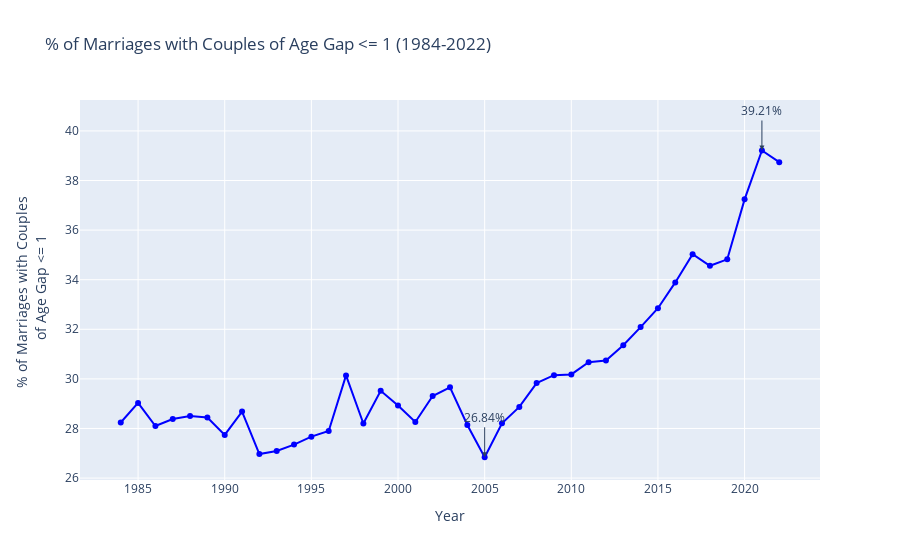

Notebook source saved alongside this figure:
### Code cell
### USING THIS
# Plot the line graph
fig4 = go.Figure()

fig4.add_trace(go.Scatter(
    x=df_t4['Data Series'],  # x-axis: 'Data Series' column
    y=df_t4['Age Diff <= 1 Ratio']*100,  # y-axis: 'Age Diff <= 1 Ratio' column
    mode='lines+markers',  # Connect dots with lines and add markers
    name='Age Diff <= 1 Ratio',
    line=dict(color='blue'),  # Line color
    marker=dict(color='blue'),  # Marker color
    text=df_t4['Age Diff <= 1 Ratio'] * 100,  # Text to display on markers (rounded to 2 decimal places)
    textposition='top center',  # Position of text on markers
))

# Filter the data to get the rows where 'Data Series' = 2021 and 'Data Series' = 2005
data_2021 = df_t4[df_t4['Data Series'] == 2021]
data_2005 = df_t4[df_t4['Data Series'] == 2005]

# Set the text label for the data point at year 2021
label_2021 = f"{data_2021['Age Diff <= 1 Ratio'].iloc[0] * 100:.2f}%"
fig4.add_annotation(
    x=data_2021['Data Series'].iloc[0],
    y=data_2021['Age Diff <= 1 Ratio'].iloc[0] * 100,
    text=label_2021,
    showarrow=True,
    arrowhead=2,
    ax=0,
    ay=-40,
)

# Set the text label for the data point at year 2005
label_2005 = f"{data_2005['Age Diff <= 1 Ratio'].iloc[0] * 100:.2f}%"
fig4.add_annotation(
    x=data_2005['Data Series'].iloc[0],
    y=data_2005['Age Diff <= 1 Ratio'].iloc[0] * 100,
    text=label_2005,
    showarrow=True,
    arrowhead=2,
    ax=0,
    ay=-40,
)

# Update layout
fig4.update_layout(
    title="% of Marriages with Couples of Age Gap <= 1 (1984-2022)",
    xaxis_title="Year",  # x-axis label
    yaxis_title="% of Marriages with Couples <br> of Age Gap <= 1",  # y-axis label
)

# Show the plot
fig4.show()

### Figure 1 — Plotly figure (JSON) as saved in the notebook; plotly's stock layout.template omitted (floating-point values rounded to 4 significant figures)
{"data": [{"line": {"color": "blue"}, "marker": {"color": "blue"}, "mode": "lines+markers", "name": "Age Diff <= 1 Ratio", "text": [38.74, 39.21, 37.24, 34.82, 34.56, 35.03, 33.89, 32.85, 32.09, 31.36, 30.74, 30.67, 30.18, 30.15, 29.83, 28.87, 28.21, 26.84, 28.14, 29.66, 29.31, 28.26, 28.93, 29.52, 28.2, 30.14, 27.9, 27.67, 27.35, 27.09, 26.97, 28.68, 27.74, 28.44, 28.5, 28.38, 28.1, 29.03, 28.24], "textposition": "top center", "type": "scatter", "x": [2022, 2021, 2020, 2019, 2018, 2017, 2016, 2015, 2014, 2013, 2012, 2011, 2010, 2009, 2008, 2007, 2006, 2005, 2004, 2003, 2002, 2001, 2000, 1999, 1998, 1997, 1996, 1995, 1994, 1993, 1992, 1991, 1990, 1989, 1988, 1987, 1986, 1985, 1984], "y": [38.74, 39.21, 37.24, 34.82, 34.56, 35.03, 33.89, 32.85, 32.09, 31.36, 30.74, 30.67, 30.18, 30.15, 29.83, 28.87, 28.21, 26.84, 28.14, 29.66, 29.31, 28.26, 28.93, 29.52, 28.2, 30.14, 27.9, 27.67, 27.35, 27.09, 26.97, 28.68, 27.74, 28.44, 28.5, 28.38, 28.1, 29.03, 28.24]}], "layout": {"annotations": [{"arrowhead": 2, "ax": 0, "ay": -40, "showarrow": true, "text": "39.21%", "x": 2021, "y": 39.21}, {"arrowhead": 2, "ax": 0, "ay": -40, "showarrow": true, "text": "26.84%", "x": 2005, "y": 26.84}], "title": {"text": "% of Marriages with Couples of Age Gap <= 1 (1984-2022)"}, "xaxis": {"title": {"text": "Year"}}, "yaxis": {"title": {"text": "% of Marriages with Couples <br> of Age Gap <= 1"}}}}
